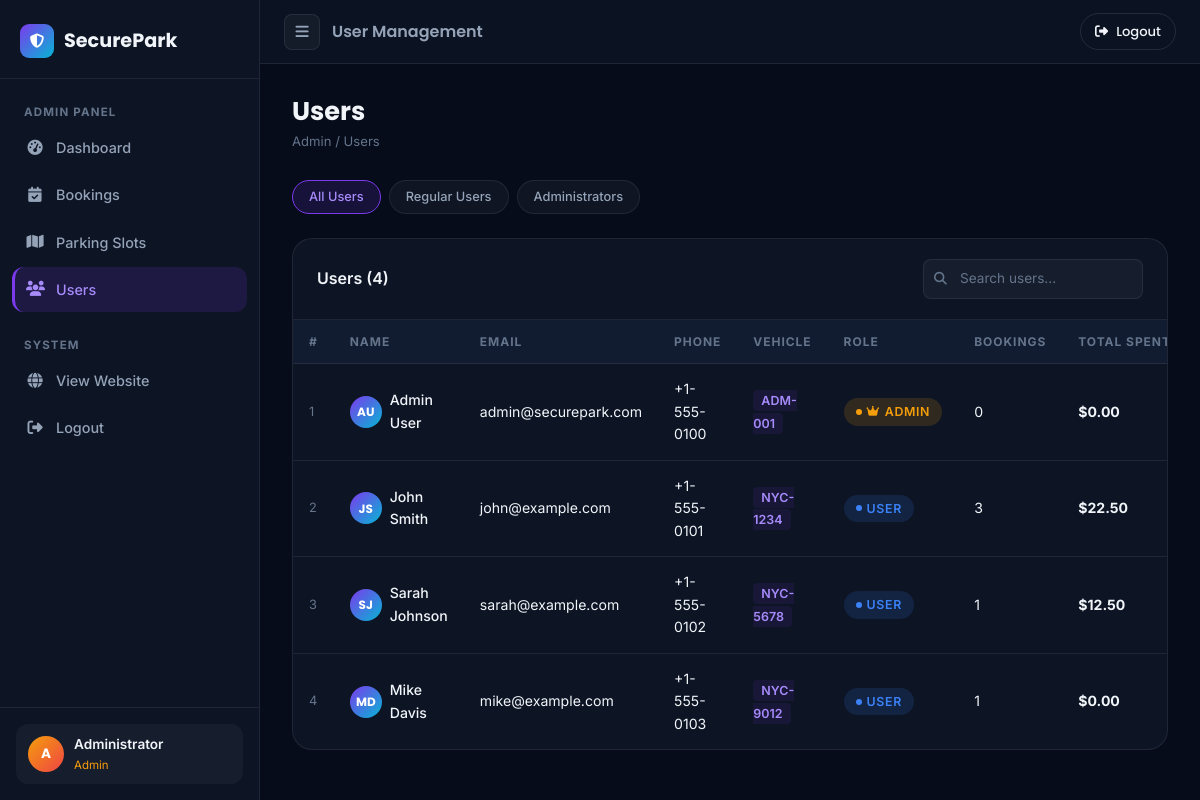
The page /admin/users.php (signed in) on the database its author committed.
### tables this page shows
CREATE TABLE IF NOT EXISTS `users` (
  `id`             INT UNSIGNED    NOT NULL AUTO_INCREMENT,
  `name`           VARCHAR(120)    NOT NULL,
  `email`          VARCHAR(180)    NOT NULL UNIQUE,
  `password`       VARCHAR(255)    NOT NULL,
  `phone`          VARCHAR(30)     DEFAULT NULL,
  `vehicle_number` VARCHAR(30)     DEFAULT NULL,
  `role`           ENUM('user','admin') NOT NULL DEFAULT 'user',
  `created_at`     DATETIME        NOT NULL DEFAULT CURRENT_TIMESTAMP,
  PRIMARY KEY (`id`),
  KEY `idx_email` (`email`)
);

### admin/users.php (the view, shortened to what this page needs)
<?php
require_once __DIR__ . '/../config/db.php';
$filter  = $_GET['role'] ?? 'all';
$where = $filter !== 'all' ? "WHERE role = '$filter'" : '';
$users = $conn->query("
    SELECT u.*,
           (SELECT COUNT(*) FROM bookings WHERE user_id = u.id) total_bookings,
           (SELECT COALESCE(SUM(amount),0) FROM bookings WHERE user_id = u.id AND payment_status='paid') total_spent
    FROM users u
    $where
    ORDER BY u.created_at DESC
");
?>
<!DOCTYPE html>
<html lang="en">
<head>
  <link rel="stylesheet" href="https://cdnjs.cloudflare.com/ajax/libs/bootstrap/5.3.3/css/bootstrap.min.css">
  <link rel="stylesheet" href="https://cdnjs.cloudflare.com/ajax/libs/font-awesome/6.5.1/css/all.min.css">
  <link rel="stylesheet" href="/securepark/assets/css/style.css">
</head>
<body>
<div class="dash-layout">
  <?php include __DIR__ . '/../includes/admin_sidebar.php'; ?>
  <div class="dash-content" id="dashContent">
    <nav class="dash-topnav">
      <button class="sidebar-toggle" id="sidebarToggle"><i class="fas fa-bars"></i></button>
      <div class="nav-brand"><span style="font-family:'Poppins',sans-serif;font-weight:600;font-size:1rem;color:var(--text-secondary)">User Management</span></div>
      <div class="ms-auto"><a href="/securepark/logout.php" class="btn-outline-custom btn-sm-custom" style="padding:7px 14px;font-size:0.82rem"><i class="fas fa-right-from-bracket"></i> Logout</a></div>
    </nav>
    <div class="page-content">
      <div class="page-header">
        <div>
          <h1 class="page-title">Users</h1>
          <div class="page-breadcrumb"><a href="/securepark/admin/index.php">Admin</a> / Users</div>
        </div>
      </div>
      <div class="filter-pills mb-4">
        <?php foreach (['all'=>'All Users','user'=>'Regular Users','admin'=>'Administrators'] as $v=>$l): ?>
        <a href="?role=<?= $v ?>" class="filter-pill <?= $filter===$v?'active':'' ?>"><?= $l ?></a>
        <?php endforeach; ?>
      </div>
      <div class="data-table-wrap">
        <div class="data-table-header">
          <div class="data-table-title">Users (<?= $users->num_rows ?>)</div>
          <div class="table-search-wrap">
            <i class="fas fa-search table-search-icon"></i>
            <input type="text" class="table-search" data-table="usersTable" placeholder="Search users...">
          </div>
        </div>
        <div class="table-responsive">
          <table class="sp-table" id="usersTable">
            <thead>
              <tr><th>#</th><th>Name</th><th>Email</th><th>Phone</th><th>Vehicle</th><th>Role</th><th>Bookings</th><th>Total Spent</th><th>Joined</th></tr>
            </thead>
            <tbody>
              <?php if ($users->num_rows > 0): $i=1; while ($u = $users->fetch_assoc()): ?>
              <tr>
                <td class="td-muted"><?= $i++ ?></td>
                <td>
                  <div class="d-flex align-items-center gap-2">
                    <div style="width:32px;height:32px;border-radius:50%;background:var(--gradient);display:flex;align-items:center;justify-content:center;font-family:'Poppins',sans-serif;font-weight:700;font-size:0.75rem;color:#fff;flex-shrink:0">
                      <?= implode('', array_map(fn($w)=>strtoupper($w[0]), array_slice(explode(' ',trim($u['name'])),0,2))) ?>
                    </div>
                    <span style="font-weight:500"><?= htmlspecialchars($u['name']) ?></span>
                  </div>
                </td>
                <td><?= htmlspecialchars($u['email']) ?></td>
                <td><?= htmlspecialchars($u['phone'] ?? '—') ?></td>
                <td>
                  <?php if ($u['vehicle_number']): ?>
                  <span style="background:rgba(124,58,237,0.1);color:var(--primary-light);padding:3px 8px;border-radius:4px;font-size:0.78rem;font-weight:600"><?= htmlspecialchars(strtoupper($u['vehicle_number'])) ?></span>
                  <?php else: ?>
                  <span class="td-muted">—</span>
                  <?php endif; ?>
                </td>
                <td>
                  <?php if ($u['role'] === 'admin'): ?>
                  <span class="status-badge" style="background:rgba(245,158,11,0.15);color:var(--warning)"><i class="fas fa-crown" style="font-size:0.7rem"></i> Admin</span>
                  <?php else: ?>
                  <span class="status-badge badge-confirmed">User</span>
                  <?php endif; ?>
                </td>
                <td><?= $u['total_bookings'] ?></td>
                <td><strong>$<?= number_format($u['total_spent'],2) ?></strong></td>
              </tr>
              <?php endwhile; else: ?>
              <tr><td colspan="9" class="text-center" style="padding:40px;color:var(--text-muted)">No users found.</td></tr>
              <?php endif; ?>
            </tbody>
          </table>
        </div>
      </div>
    </div>
  </div>
</div>
</body>
</html>

### rows shown on the page
users: name "AU", name "Admin User", email "admin@securepark.com", phone "+1-555-0100", vehicle_number "ADM-001", role "admin" (drawn), total_bookings "0", total_spent "0.00"
users: name "JS", name "John Smith", email "john@example.com", phone "+1-555-0101", vehicle_number "NYC-1234", role "USER", total_bookings "3", total_spent "22.50"
users: name "SJ", name "Sarah Johnson", email "sarah@example.com", phone "+1-555-0102", vehicle_number "NYC-5678", role "USER", total_bookings "1", total_spent "12.50"
users: name "MD", name "Mike Davis", email "mike@example.com", phone "+1-555-0103", vehicle_number "NYC-9012", role "USER", total_bookings "1", total_spent "0.00"

### other values the page prints
$l "All Users"
$l "Regular Users"
$l "Administrators"
$users->num_rows "4"
